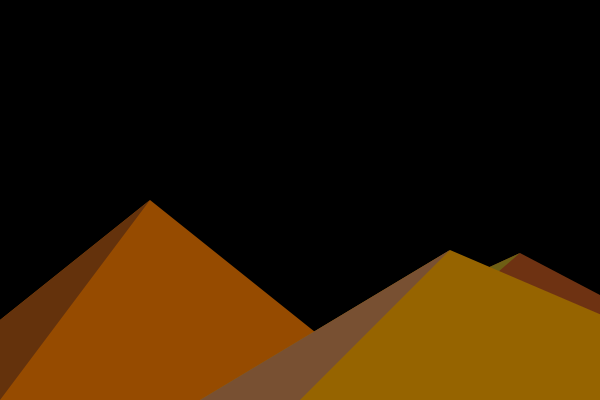
Frame 1 (no input)
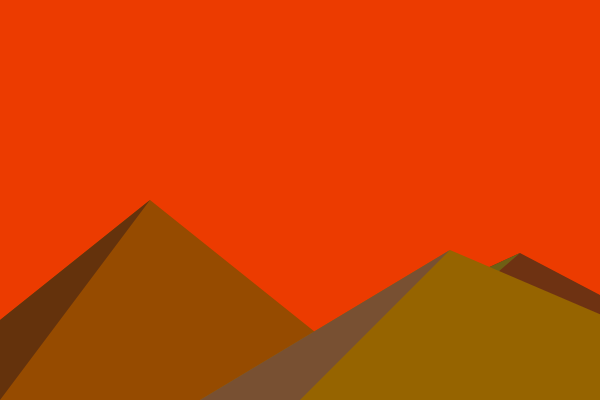
Frame 60 (no input)
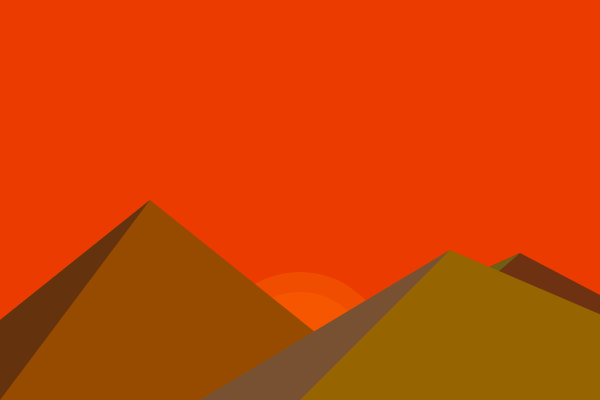
Frame 120 (the mouse pressed at the canvas centre since frame 60)

The p5.js sketch that drew these frames (run headless with seeded random() and noise() and a simulated clock; from frame 60 on, the mouse is pressed at the canvas centre):

// p5.js sketch
// ── sketch.js
let redVal = 0;
let greenVal = 0 

let sunHeight = 600;

function setup() {
  createCanvas(600,400);
  noStroke();

}

function draw() {
  background(redVal, greenVal, 0);

  fill(255, 135, 5, 60);
  circle(300, sunHeight, 180);
  fill(255, 100, 0, 100);
  circle(300, sunHeight, 140);

  fill(110, 50, 18);
  triangle(200, 400, 520, 253, 800, 400);
  fill(110, 95, 20);
  triangle(200, 400, 520, 253, 350, 400);

  fill(150, 75, 0);
  triangle(-100, 400, 150, 200, 400, 400);
  fill(100, 50, 12);
  triangle(-100, 400, 150, 200, 0, 400);

  fill(150, 100, 0);
  triangle(200, 400, 450, 250, 800, 400);
  fill(120, 80, 50);
  triangle(200, 400, 450, 250, 300, 400)

  if(sunHeight > 140){
    sunHeight -= 2;
  
  if(sunHeight > 480) {
    redVal += 4;
    greenVal += 1;
  }
}
console.log(sunHeight);
  
}
